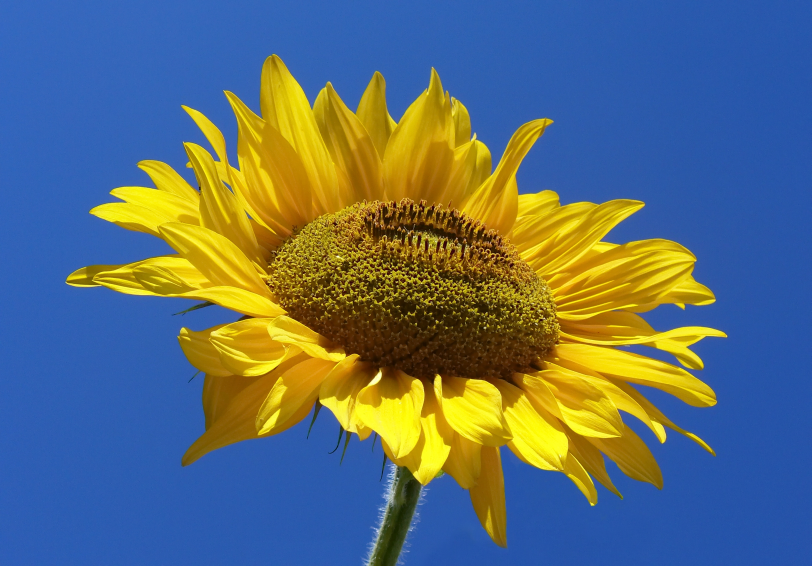
#> input picture Lab_7/sunflower.jpg, 2434 x 1697 px, found by its file name (shown at 1/3 size)
$ python Task4Ex.py
#> lines starting #> are read from the running program, lines starting #| are printed output that depends on the picture
import cv2
import numpy as np

# Reading the image
img = cv2.imread('D:\APU Stuff\Bachelor of Computer Science (Intelligent Systems) [APD2F2202CS(IS)]\Semester 2\Imaging & Special Effects [CT029-3-2-ISE]\Mine\Labs\ISE-Labs\Lab_7\sunflower.jpg')
#> img is the input picture: shape (1697, 2434, 3); mean B, G, R 116, 110.1, 93.3

#Resizing the image
img = cv2.resize(img, (400,400))
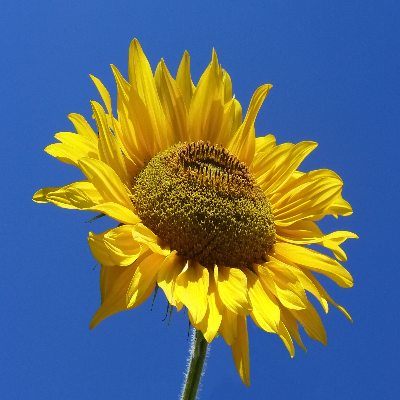
#> img: shape (400, 400, 3); mean B, G, R 115.9, 109.9, 93.2

# convert to hsv colorspace
hsv = cv2.cvtColor(img, cv2.COLOR_BGR2HSV)
#> hsv: shape (400, 400, 3); mean H, S, V 77.6, 204.7, 174.7

h,s,v = cv2.split(hsv)
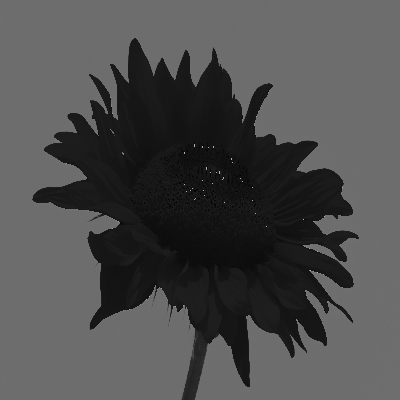
#> h: shape (400, 400); min 0, max 179, mean 77.6
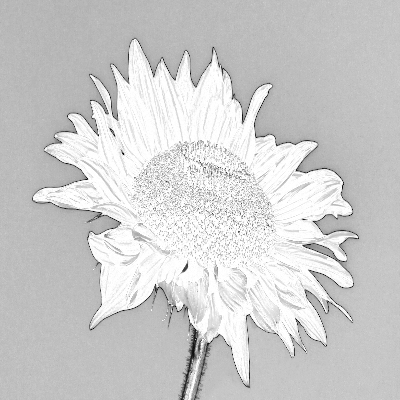
#> s: shape (400, 400); min 3, max 255, mean 204.7
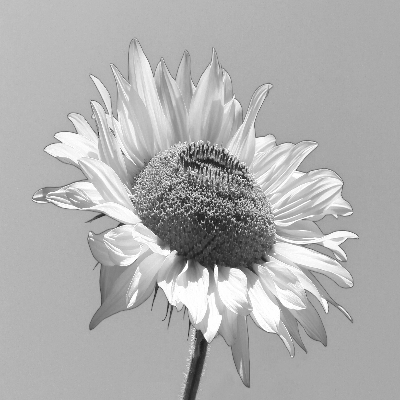
#> v: shape (400, 400); min 21, max 255, mean 174.7
SingleHSV = np.concatenate((h,s,v),axis=1)
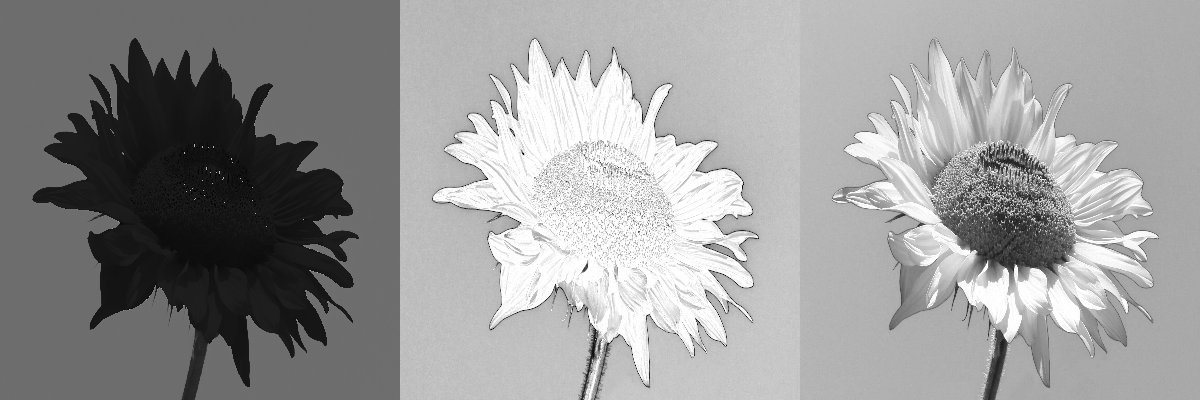
#> SingleHSV: shape (400, 1200); min 0, max 255, mean 152.3

# Hue range is [0,179],
# Saturation range is [0,255]
# Intensity/ Value range is [0,255]

satvalue = 200
newS = cv2.add(s, satvalue)

newHSV = cv2.merge([h, newS, v])
#> newHSV: shape (400, 400, 3); mean H, S, V 77.6, 254.9, 174.7

#convert back to color
newImage = cv2.cvtColor(newHSV, cv2.COLOR_HSV2BGR)
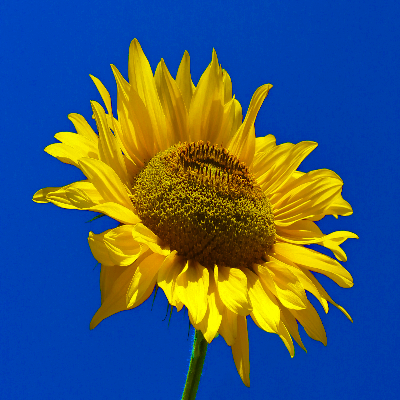
#> newImage: shape (400, 400, 3); mean B, G, R 110.7, 90.1, 63.8

SingleONImage = np.concatenate((img, newImage),axis=1)
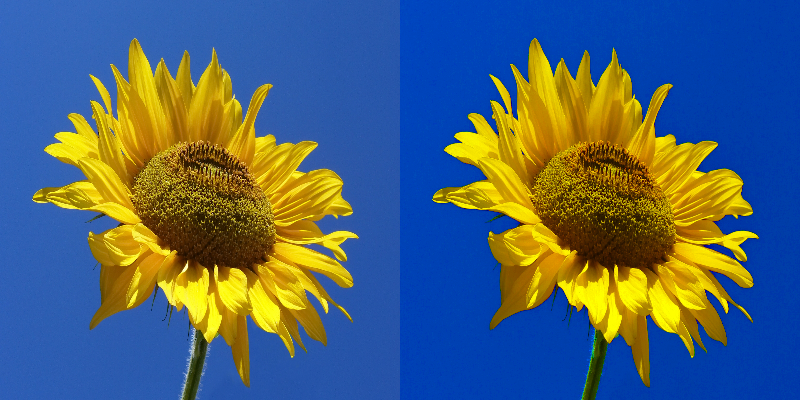
#> SingleONImage: shape (400, 800, 3); mean B, G, R 113.3, 100, 78.5

#show Hue Saturation Value
cv2.imshow("Hue-Saturation-Value", SingleONImage)

cv2.waitKey(0)
cv2.destroyAllWindows()
